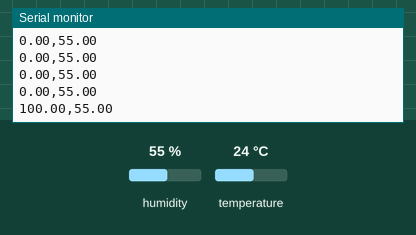
The sketch below on a simulated Arduino Uno, built with avr-gcc and run on an emulated ATmega328P. On the bench: the last lines printed to the serial monitor. Wiring (inferred from the names in the program): SHT3x sensor at I2C address 0x45. Inputs (shaded band) come from the test bench; at power-on: humidity 55 %, temperature 24 °C.

Above: at 1.2 s.
1.3 s: humidity set to 22 %
At 1.37 s:
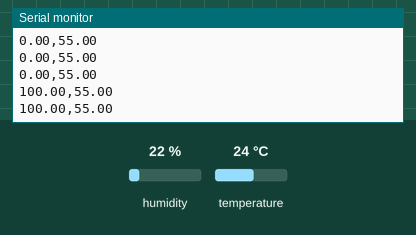
2.8 s: humidity set to 40 %
At 2.82 s:
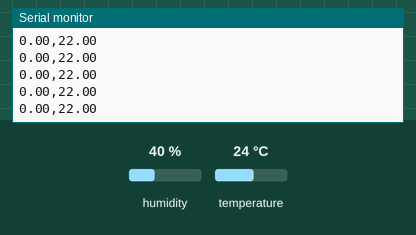
Timing chart, 0 to 5.8 s (numbered marks = the images above; inputs shaded):
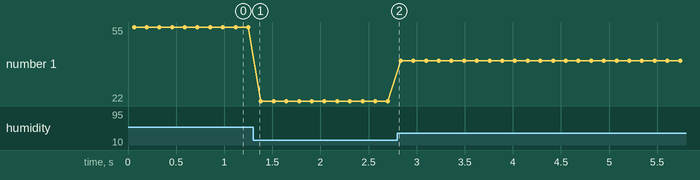

Measured:
- plotted number 1: 55 → 22 after the input at 1.3 s, 22 → 40 after the input at 2.8 s

The sketch:

p169_temp_Humid.ino
```cpp
/************************************************************
■参考
	■Arduinoではじめる電子工作 超入門
		https://www.amazon.co.jp/%E3%81%93%E3%82%8C1%E5%86%8A%E3%81%A7%E3%81%A7%E3%81%8D%E3%82%8B%EF%BC%81Arduino%E3%81%A7%E3%81%AF%E3%81%98%E3%82%81%E3%82%8B%E9%9B%BB%E5%AD%90%E5%B7%A5%E4%BD%9C-%E8%B6%85%E5%85%A5%E9%96%80-%E6%94%B9%E8%A8%82%E7%AC%AC3%E7%89%88-%E7%A6%8F%E7%94%B0-%E5%92%8C%E5%AE%8F/dp/4800712106
		p169

	■SHT31の使い方
		https://spiceman.jp/arduino-sht31-program/

	■debug lab
		■温湿度センサーSHT31を使う場合の注意点（パート1）
			https://debuglab.jp/some_tips_using_sht31_part_1/

		■温湿度センサーSHT31を使う場合の注意点（パート2）
			https://debuglab.jp/some_tips_using_sht31_part_2/

		■温湿度センサーSHT31を使う場合の注意点（パート3）
			https://debuglab.jp/some_tips_using_sht31_part_3/

		■温湿度センサーSHT31を使う場合の注意点（まとめ）
			https://debuglab.jp/some_tips_using_sht31_conclusion/

		■温湿度センサーSHT31をクロックストレッチで使う時の備忘録
			https://debuglab.jp/tag/%E3%82%AF%E3%83%AD%E3%83%83%E3%82%AF%E3%82%B9%E3%83%88%E3%83%AC%E3%83%83%E3%83%81/

	■Arduino IDEの簡単グラフ表示機能 : serial plotter
		https://programresource.net/2020/02/26/2996.html

	■ＳＨＴ３１使用　高精度温湿度センサモジュールキット
		https://akizukidenshi.com/catalog/g/gK-12125/
************************************************************/
// #define PERIODIC
#define PLOTTER

/************************************************************
************************************************************/
#include <Wire.h>

/************************************************************
************************************************************/
#define SHT31_ADDR 0x45

#define SOFT_RESET_MSB 0x30
#define SOFT_RESET_LSB 0xA2

#define CLEAR_STATUS_REGISTER_MSB 0x30
#define CLEAR_STATUS_REGISTER_LSB 0x41

#define HEATER_OFF_MSB 0x30
#define HEATER_OFF_LSB 0x66

// single shot
#define SINGLE_SHOT_HIGH_MSB 0x24
#define SINGLE_SHOT_HIGH_LSB 0x00

// 測定 1回/sec
#define PERIODIC_HIGH_1_MSB 0x21
#define PERIODIC_HIGH_1_LSB 0x30

// 測定 2回/sec
#define PERIODIC_HIGH_2_MSB 0x22
#define PERIODIC_HIGH_2_LSB 0x36

// 測定 4回/sec
#define PERIODIC_HIGH_4_MSB 0x23
#define PERIODIC_HIGH_4_LSB 0x34

// 測定 10回/sec
#define PERIODIC_HIGH_10_MSB 0x27
#define PERIODIC_HIGH_10_LSB 0x37

/************************************************************
************************************************************/

/******************************
******************************/
void setup()
{
	Serial.begin(9600);
	Wire.begin();

	Wire.beginTransmission(SHT31_ADDR);
	Wire.write(SOFT_RESET_MSB);
	Wire.write(SOFT_RESET_LSB);
	Wire.endTransmission();
	// delay(500);
	delay(10);

	Wire.beginTransmission(SHT31_ADDR);
	Wire.write(CLEAR_STATUS_REGISTER_MSB);
	Wire.write(CLEAR_STATUS_REGISTER_LSB);
	Wire.endTransmission();
	// delay(500);
	delay(10);

	Wire.beginTransmission(SHT31_ADDR);
	Wire.write(HEATER_OFF_MSB);
	Wire.write(HEATER_OFF_LSB);
	Wire.endTransmission();
	// delay(500);
	delay(10);

#ifdef PERIODIC
	Wire.beginTransmission(SHT31_ADDR);
	Wire.write(PERIODIC_HIGH_10_MSB);
	Wire.write(PERIODIC_HIGH_10_LSB);
	Wire.endTransmission();
	// delay(300);//300msec待機(0.3秒待機)
	delay(30);
#endif
}

/******************************
******************************/
void loop() {
	unsigned int dac[6];
	unsigned int i, t ,h;
	float temperature, humidity;

#ifndef PERIODIC
	Wire.beginTransmission(SHT31_ADDR);
	Wire.write(SINGLE_SHOT_HIGH_MSB);
	Wire.write(SINGLE_SHOT_HIGH_LSB);
	Wire.endTransmission();
	// delay(300);
	delay(30);
#endif

	Wire.requestFrom(SHT31_ADDR, 6); //dI2Cデバイス「SHT31」に6Byteのデータ要求
	for ( i = 0 ; i < 6 && Wire.available() ; i++ ){
		dac[i] = Wire.read();
	}
	// Wire.endTransmission(); // これを書いてる情報が多いけど、不要。

	if(i == 6){
		t = (dac[0] << 8) | dac[1];
		temperature = (float)(t) * 175 / 65535.0 - 45.0;

		h = (dac[3] << 8) | dac[4];
		humidity = (float)(h) / 65535.0 * 100.0;
	}/*else{
		Serial.println("skip");
	}
	*/

#ifdef PLOTTER
	{
		float Height = 100.0;
		Serial.print(millis() / 1000 % 2 * Height);
		Serial.print(",");
		Serial.println( humidity );

		/********************
		Serial plotterの時間軸は、1画面でdata x 500個(500を超えるとdataが流れて行く)。
		∴ ここのdelayで時間軸を調整できる。
		...何秒に1回dataを書き出すか、で時間軸が変わる。
			delay(long);	// 中々 書き出さない = 1秒の幅が狭まる
			delay(short);	// どんどん書き出す = 1秒の幅が広がる
		********************/
		delay (100);
	}

#else
	Serial.print("温度：");
	Serial.print(temperature);
	Serial.println("℃");
	Serial.print("湿度：");
	Serial.print(humidity);
	Serial.println("％");

	delay(1000);
#endif
}
```
